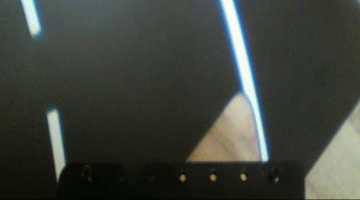
#> input picture frame 3 of output.avi, 360 x 200 px, given in place of the camera
$ python test_on_video.py   (older library calls are emulated)
#> lines starting #> are read from the running program, lines starting #| are printed output that depends on the picture; after the words box and inside, x2 and y2 are one past the last pixel; in counts of white or black regions, pixels touching at a corner belong together; long printed decimals are rounded
### reg_line1.py
from time import sleep
import os
import cv2
import math
import numpy as np
import time
class RegLine:
    def __init__(self, img_size = [200, 360]):
        self.img_size = img_size
        self.points = []
        # self.src = np.float32([[20, 200],
        #           [350, 200],
        #           [275, 120],
        #           [85, 120]])
        # self.src = np.float32([[10, 200],
        #           [350, 200],
        #           [275, 120],
        #           [85, 120]])
        # self.src = np.float32([[0, 200],
        #           [360, 200],
        #           [310, 120


        #           [50, 120]])

        #good
        # self.src = np.float32([[0, 200],
        #           [360, 200],
        #           [310, 120],
        #           [50, 120]])

        # self.src = np.float32([[0, 200],
        #           [360, 200],
        #           [300, 100],
        #           [60, 100]])

        self.src = np.float32([[0, 200],
                  [360, 200],
                  [300, 120],
                  [60, 120]])

        # self.src = np.float32([[0, 299],
        #            [399, 299],
        #            [320, 200],
        #            [80, 200]])

        self.src_draw=np.array(self.src,dtype=np.int32)

        self.dst = np.float32([[0, img_size[0]],
                        [img_size[1], img_size[0]],
                        [img_size[1], 0],
                        [0, 0]])
    def thresh(self, img):

        resized = img.copy()
        r_channel=resized[:,:,2]
        binary=np.zeros_like(r_channel)
        binary[(r_channel>160)]=1
        #if show==True:("r_channel",binary)

        hls=cv2.cvtColor(resized,cv2.COLOR_BGR2HLS)
        s_channel = resized[:, :, 2]
        binary2 = np.zeros_like(s_channel)
        binary2[(s_channel > 160)] = 1

        allBinary= np.zeros_like(binary)
        allBinary[((binary==1)|(binary2==1))]=255

        # th3 = cv2.adaptiveThreshold(cv2.cvtColor(img, cv2.COLOR_BGR2GRAY),255,cv2.ADAPTIVE_THRESH_MEAN_C,\
        #     cv2.THRESH_BINARY_INV,5,2)
        return allBinary
    def wrap(self, img):
        M = cv2.getPerspectiveTransform(self.src, self.dst)
        warped = cv2.warpPerspective(img, M, (self.img_size[1],self.img_size[0]), flags=cv2.INTER_LINEAR)
        return warped

    def reg_line(self, img, show=False):
        allBinary = cv2.resize(img.copy(), (self.img_size[1], self.img_size[0]))
        # [15 lines of commented-out code are left out]
        if show==True:
            cv2.imshow("binary",allBinary)


        allBinary_visual=allBinary.copy()

        if show==True:
            cv2.polylines(allBinary_visual,[self.src_draw],True,255)
            cv2.imshow("polygon", allBinary_visual)

        # M = cv2.getPerspectiveTransform(self.src, self.dst)
        warped = self.wrap(allBinary)
        # warped = cv2.resize(warped, (80, 50))
        img_to = warped.copy()
        pt = time.time()
        # warped =
        # warped = cv2.adaptiveThreshold(cv2.cvtColor(warped, cv2.COLOR_BGR2GRAY),255,cv2.ADAPTIVE_THRESH_GAUSSIAN_C,\
        #     cv2.THRESH_BINARY_INV,5,2)
        warped = cv2.cvtColor(warped, cv2.COLOR_BGR2GRAY)
        # _, warped = cv2.threshold(warped, 0, 255, cv2.THRESH_BINARY_INV+cv2.THRESH_OTSU)
        warped[(warped < 100)] = 100
        img_blur = cv2.medianBlur(warped, 5)
        if show==True:
            cv2.imshow("warpedq",img_blur)
        # cv2.imshow("warped1",warped)
        # warped = cv2.adaptiveThreshold(warped,255,cv2.ADAPTIVE_THRESH_MEAN_C,\
        #     cv2.THRESH_BINARY_INV,5,2)

        warped = cv2.adaptiveThreshold(img_blur,255,cv2.ADAPTIVE_THRESH_GAUSSIAN_C,\
            cv2.THRESH_BINARY_INV,5,2)

        # element = cv2.getStructuringElement(cv2.MORPH_RECT, (1, 1))
        # kernel = np.ones((10,10),np.uint8)
        warped = cv2.erode(warped, np.ones((1,1),np.uint8))
        # [4 lines of commented-out code are left out]
        warped = cv2.medianBlur(warped, 3)
        if show==True:
            cv2.imshow("warped",warped)

        histogram = np.sum(warped[warped.shape[0]//2:,:],axis=0)

        midpoint = histogram.shape[0]//2
        IndWhitestColumnL = np.argmax(histogram[:midpoint])
        IndWhitestColumnR = np.argmax(histogram[midpoint:])+midpoint
        warped_visual = warped.copy()
        if show==True:
            cv2.line(warped_visual, (IndWhitestColumnL,0), (IndWhitestColumnL,warped_visual.shape[0]), 110, 2)
            cv2.line(warped_visual, (IndWhitestColumnR, 0), (IndWhitestColumnR, warped_visual.shape[0]), 110, 2)
            cv2.imshow("WitestColumn",warped_visual)

        nwindows = 8
        window_height = np.int(warped.shape[0]/nwindows)
        window_half_width = 60 #60

        XCenterLeftWindow = IndWhitestColumnL
        XCenterRightWindow = IndWhitestColumnR

        left_lane_inds = np.array([],dtype=np.int16)
        right_lane_inds = np.array([], dtype=np.int16)

        out_img = np.dstack((warped, warped, warped))

        nonzero = warped.nonzero()
        WhitePixelIndY = np.array(nonzero[0])
        WhitePixelIndX = np.array(nonzero[1])

        for window in range(nwindows):

            win_y1 = warped.shape[0] - (window+1) * window_height
            win_y2 = warped.shape[0] - (window) * window_height

            left_win_x1 = XCenterLeftWindow - window_half_width
            left_win_x2 = XCenterLeftWindow + window_half_width
            right_win_x1 = XCenterRightWindow - window_half_width
            right_win_x2 = XCenterRightWindow + window_half_width

            if show==True:
                cv2.rectangle(out_img, (left_win_x1,win_y1),(left_win_x2,win_y2),(50 + window *21,0,0),2)
                cv2.rectangle(out_img, (right_win_x1, win_y1), (right_win_x2, win_y2), (0, 0, 50 + window * 21), 2)
                cv2.imshow("windows",out_img)

            good_left_inds = ((WhitePixelIndY>=win_y1) & (WhitePixelIndY<=win_y2) &
            (WhitePixelIndX >= left_win_x1) & (WhitePixelIndX <= left_win_x2)).nonzero()[0]

            good_right_inds = ((WhitePixelIndY >= win_y1) & (WhitePixelIndY <= win_y2) &
                            (WhitePixelIndX >= right_win_x1) & (WhitePixelIndX <= right_win_x2)).nonzero()[0]

            left_lane_inds = np.concatenate((left_lane_inds,good_left_inds))
            right_lane_inds = np.concatenate((right_lane_inds, good_right_inds))

            if len(good_left_inds) > 50:
                XCenterLeftWindow = np.int(np.mean(WhitePixelIndX[good_left_inds]))
            if len(good_right_inds) > 50:
                XCenterRightWindow = np.int(np.mean(WhitePixelIndX[good_right_inds]))


        out_img[WhitePixelIndY[left_lane_inds],WhitePixelIndX[left_lane_inds]]=[255,0,0]
        out_img[WhitePixelIndY[right_lane_inds], WhitePixelIndX[right_lane_inds]] = [0, 0, 255]
        if show==True:
            cv2.imshow("Lane",out_img)

        leftx=WhitePixelIndX[left_lane_inds]
        lefty = WhitePixelIndY[left_lane_inds]
        rightx = WhitePixelIndX[right_lane_inds]
        righty = WhitePixelIndY[right_lane_inds]
        center_fit = []
        if (len(lefty) > 10) and (len(leftx) > 10) and (len(righty) > 10) and (len(rightx) > 10):
            left_fit=np.polyfit(lefty,leftx,2)
            right_fit=np.polyfit(righty, rightx, 2)

            center_fit = ((left_fit+right_fit)/2)
            self.points = []
            for ver_ind in range(out_img.shape[0]):
                gor_ind = ((center_fit[0]) * (ver_ind ** 2) +
                            center_fit[1] * ver_ind +
                            center_fit[2])

                # cv2.circle(out_img,(int(gor_ind),int(ver_ind)),2,(255,0,255),1)
                self.points.append([gor_ind, ver_ind])

        p_s = len(self.points)
        err = 0
        err2 = 0
        qq = p_s//8*5
        xxx1 = 0
        xxx2 = 0
        if (p_s > 0):

            cv2.circle(out_img,(int(self.points[qq-1][0]),int(self.points[qq-1][1])),2,(0,80,255),1)
            cv2.circle(out_img,(int(self.points[p_s-1][0]),int(self.points[p_s-1][1])),2,(0,255,255),1)
            err2 = self.img_size[1]//2-(self.points[p_s-1][0]+self.points[qq-1][0])/2
            err = self.points[p_s-1][0]-self.points[qq-1][0]
            xxx1 = self.img_size[1]//2 - self.points[p_s-1][0]
            xxx2 = self.img_size[1]//2 - self.points[qq-1][0]
        # [5 lines of commented-out code are left out]
        su2 = 0
        ccc = self.img_size[1]//2
        if (p_s > 0):
            ccc = (self.points[p_s-1][0]+self.points[qq-1][0])//2
        ccc = self.img_size[1]//2
        yyyyy= 70

        crop2 = warped[yyyyy:yyyyy+80, int(ccc-40):int(ccc+32)]
        cv2.circle(out_img,(int(ccc),int((yyyyy + yyyyy+ 70)/2)),2,(0,255,255),3)
        su2 = np.sum(crop2[:, :])
        yyyyy= 0
        # [7 lines of commented-out code are left out]
        if (err < -80 or err > 80) or (su2 > 75000): #1866213
            err = 0
            err2 = 0
        if show==True:
            cv2.imshow("CenterLine",out_img)
        return err/(self.img_size[1]/2), err2/(self.img_size[1]/2), out_img, su2, img_to, xxx1/(self.img_size[1]/2), xxx2/(self.img_size[1]/2), pt

### test_on_video.py
import cv2
import numpy as np
from reg_line1 import *
rl = RegLine()
import time
cap  = cv2.VideoCapture(2)
fourcc = cv2.VideoWriter_fourcc(*'XVID')
out = cv2.VideoWriter('output.avi',fourcc, 24.0, (360,200))
ret = True
c = 0
ccc = 0
med = 0
while ret:
    ret, frame = cap.read()
#> frame is the input picture: shape (200, 360, 3); mean B, G, R 60.8, 66.9, 63.2
    if ret == False:
        break
    frame = cv2.resize(frame, (360, 200))
    #cv2.imshow("frame", frame)
    th = rl.thresh(frame)
#> in thresh, `hls=cv2.cvtColor(resized,cv2.COLOR_BGR2HLS)`: hls: shape (200, 360, 3); mean of channels 0, 1, 2 47.1, 63.1, 29.7
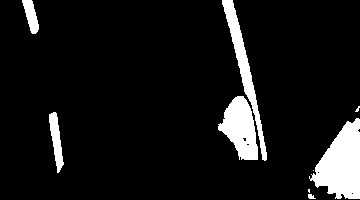
#> th: shape (200, 360); 8.8% white; 9 white regions (3 under 20 px), largest, box (x1, y1, x2, y2) and area: (309, 118, 360, 199) 2562, (218, 96, 258, 160) 1583, (222, 0, 267, 161) 1379, (49, 112, 64, 173) 466, (22, 0, 39, 34) 328, (308, 194, 316, 199) 28
    # th3 = cv2.adaptiveThreshold(cv2.cvtColor(frame, cv2.COLOR_BGR2GRAY),255,cv2.ADAPTIVE_THRESH_MEAN_C,\
    #         cv2.THRESH_BINARY_INV,5,2)
    # cv2.imshow("th", th)

    e, e2, _, su, img_to, x1, x2, pt= rl.reg_line(frame, show=True)
#> in reg_line, `cv2.polylines(allBinary_visual,[self.src_draw],True,255)`: allBinary_visual: shape (200, 360, 3); 0.55% of pixels changed, all inside (x1, y1, x2, y2) = (0, 120, 360, 200)
#> in reg_line, `warped = cv2.adaptiveThreshold(img_blur,255,cv2.ADAPTIVE_THRESH_GAUSSI..`: warped: shape (200, 360); 2.6% white in thin lines or dots
#> in reg_line, `warped = cv2.medianBlur(warped, 3)`:
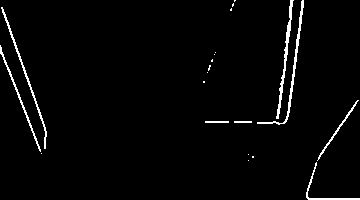
#> warped: shape (200, 360); 2.4% white in thin lines or dots
#> in reg_line, `histogram = np.sum(warped[warped.shape[0]//2:,:],axis=0)`: histogram = 360 values, max 5610 at index 45, min 0 at index 0, mean 553.2
#> in reg_line, `IndWhitestColumnL = np.argmax(histogram[:midpoint])`: IndWhitestColumnL = 45
#> in reg_line, `IndWhitestColumnR = np.argmax(histogram[midpoint:])+midpoint`: IndWhitestColumnR = 278
#> in reg_line, `cv2.line(warped_visual, (IndWhitestColumnR, 0), (IndWhitestColumnR, wa..`:
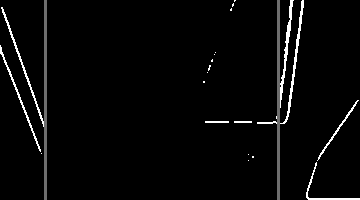
#> warped_visual: shape (200, 360); min 0, max 255, mean 7.5
#> in reg_line, `XCenterLeftWindow = IndWhitestColumnL`: XCenterLeftWindow = 45
#> in reg_line, `XCenterRightWindow = IndWhitestColumnR`: XCenterRightWindow = 278
#> in reg_line, `out_img = np.dstack((warped, warped, warped))`: out_img: shape (200, 360, 3); 2.4% white in thin lines or dots
#> in reg_line, `nonzero = warped.nonzero()`: nonzero = 1707 positions, rows 0 to 199, columns 0 to 359
#> in reg_line, `WhitePixelIndY = np.array(nonzero[0])`: WhitePixelIndY = 1707 values from 0 to 199
#> in reg_line, `WhitePixelIndX = np.array(nonzero[1])`: WhitePixelIndX = 1707 values, max 359 at index 1654, min 0 at index 368, mean 206.6
#> the loop in reg_line, `for window in range(nwindows): ` made 8 passes
#> (left_win_x1, left_win_x2, right_win_x1, right_win_x2, XCenterLeftWindow, XCenterRightWindow) on passes 3 to 7: (-15, 105, 256, 376, 39, 331), (-21, 99, 271, 391, 32, 303), (-28, 92, 243, 363, 22, 286), (-38, 82, 226, 346, 13, 289), (-47, 73, 229, 349, 10, 291)
#> (left_win_x1, left_win_x2, right_win_x1, right_win_x2, XCenterRightWindow) on passes 1, 8: (-15, 105, 218, 338, 316), (-50, 70, 231, 351, 290)
#> pass 1, in reg_line, `cv2.imshow("windows",out_img)`:
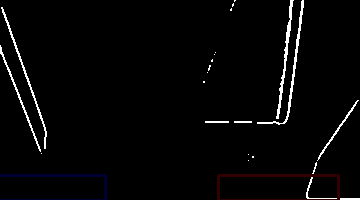
#> window 'windows': shape (200, 360, 3); mean B, G, R 6.2, 5.9, 6.3
#> after the loop in reg_line, `for window in range(nwindows):`:
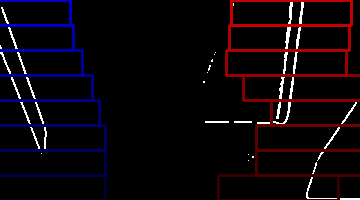
#> out_img: shape (200, 360, 3); mean of channels 0, 1, 2 10.2, 5.3, 12.2; drawn as B, G, R
#> after the loop in reg_line, `for window in range(nwindows):`: left_lane_inds = 568 values, max 1512 at index 3, min 52 at index 524, mean 809.6; right_lane_inds = 1009 values, max 1685 at index 108, min 0 at index 850, mean 799.8
#> in reg_line, `out_img[WhitePixelIndY[right_lane_inds], WhitePixelIndX[right_lane_ind..`:
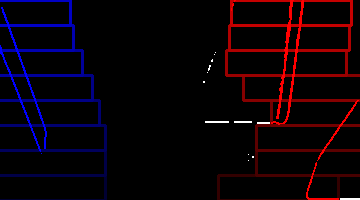
#> out_img: shape (200, 360, 3); mean of channels 0, 1, 2 7.4, 0.6, 10.7; drawn as B, G, R
#> in reg_line, `leftx=WhitePixelIndX[left_lane_inds]`: leftx = 568 values, max 46 at index 32, min 0 at index 335, mean 22.88
#> in reg_line, `lefty = WhitePixelIndY[left_lane_inds]`: lefty = 568 values, max 153 at index 3, min 7 at index 524, mean 85.03
#> in reg_line, `rightx = WhitePixelIndX[right_lane_inds]`: rightx = 1009 values, max 358 at index 225, min 231 at index 908, mean 299.4
#> in reg_line, `righty = WhitePixelIndY[right_lane_inds]`: righty = 1009 values, max 199 at index 78, min 0 at index 850, mean 87.17
#> in reg_line, `left_fit=np.polyfit(lefty,leftx,2)`: left_fit = [0.000759, 0.177, 1.23]
#> in reg_line, `right_fit=np.polyfit(righty, rightx, 2)`: right_fit = [0.000605, 0.0648, 287.2]
#> in reg_line, `center_fit = ((left_fit+right_fit)/2)`: center_fit = [0.000682, 0.121, 144.2]
#> the loop in reg_line, `for ver_ind in range(out_img.shape[0]):` made 200 passes
#> gor_ind on passes 1 to 3: 144.2, 144.3, 144.5
#> after the loop in reg_line, `for ver_ind in range(out_img.shape[0]):`: self.points = 200 pairs, first value 144.2 to 195.3, second value 0 to 199
#> in reg_line, `p_s = len(self.points)`: p_s = 200
#> in reg_line, `qq = p_s//8*5`: qq = 125
#> in reg_line, `cv2.circle(out_img,(int(self.points[qq-1][0]),int(self.points[qq-1][1]..`: out_img: shape (200, 360, 3); 0.01% of pixels changed, all inside (x1, y1, x2, y2) = (167, 122, 172, 127)
#> in reg_line, `cv2.circle(out_img,(int(self.points[p_s-1][0]),int(self.points[p_s-1][..`: out_img: shape (200, 360, 3); mean of channels 0, 1, 2 7.4, 0.7, 10.8
#> in reg_line, `err2 = self.img_size[1]//2-(self.points[p_s-1][0]+self.points[qq-1][0]..`: err2 = -2.49
#> in reg_line, `err = self.points[p_s-1][0]-self.points[qq-1][0]`: err = 25.59
#> in reg_line, `xxx1 = self.img_size[1]//2 - self.points[p_s-1][0]`: xxx1 = -15.29
#> in reg_line, `xxx2 = self.img_size[1]//2 - self.points[qq-1][0]`: xxx2 = 10.3
#> in reg_line, `ccc = (self.points[p_s-1][0]+self.points[qq-1][0])//2`: ccc = 182
#> in reg_line, `crop2 = warped[yyyyy:yyyyy+80, int(ccc-40):int(ccc+32)]`:
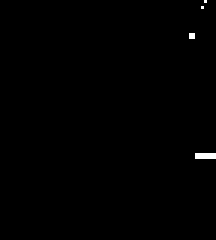
#> crop2: shape (80, 72) (shown 3 times larger); 0.35% white in thin lines or dots, all inside (x1, y1, x2, y2) = (63, 0, 72, 53)
#> in reg_line, `cv2.circle(out_img,(int(ccc),int((yyyyy + yyyyy+ 70)/2)),2,(0,255,255)..`: out_img: shape (200, 360, 3); mean of channels 0, 1, 2 7.4, 0.8, 10.9
#> in reg_line, `su2 = np.sum(crop2[:, :])`: su2 = 5100
#> e = 0.142; e2 = -0.0138; su = 5100; x1 = -0.0849; x2 = 0.0572; pt = 1.8e+09
    print(e, e2, su)
#| 0.1422 -0.01385 5100
    c+=1
    med += time.time() - pt


    # [9 lines of commented-out code are left out]
    out.write(img_to)
    if cv2.waitKey(1) == ord('q'):
#> (key q is pressed here)
        break
print(1 / (med / c))
#| 13.088
#0.001124315877114573
#full 0.003162892817267709
cv2.destroyAllWindows()
cap.release()
out.release()

$ run again, starting later in the video
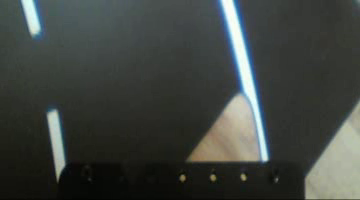
#> input picture frame 15 of output.avi, 360 x 200 px, given in place of the camera
#> frame is the input picture: shape (200, 360, 3); mean B, G, R 64.4, 68.4, 63.7
#> hls: shape (200, 360, 3); mean of channels 0, 1, 2 55.4, 65.2, 26.7
#> th: shape (200, 360); 8.8% white; 9 white regions (4 under 20 px), largest, box (x1, y1, x2, y2) and area: (311, 116, 360, 199) 2572, (218, 96, 258, 160) 1559, (222, 0, 267, 161) 1364, (49, 112, 64, 173) 463, (22, 0, 39, 34) 321
#> allBinary_visual: shape (200, 360, 3); 0.55% of pixels changed, all inside (x1, y1, x2, y2) = (0, 120, 360, 200)
#> histogram = 360 values, max 6885 at index 45, min 0 at index 0, mean 563.8
#> IndWhitestColumnL = 45
#> IndWhitestColumnR = 278
#> in reg_line, `XCenterLeftWindow = IndWhitestColumnL`: XCenterLeftWindow = 45
#> in reg_line, `XCenterRightWindow = IndWhitestColumnR`: XCenterRightWindow = 278
#> nonzero = 1707 positions, rows 0 to 199, columns 0 to 359
#> WhitePixelIndY = 1707 values from 0 to 199
#> WhitePixelIndX = 1707 values, max 359 at index 921, min 0 at index 359, mean 203.9
#> the loop in reg_line, `for window in range(nwindows): ` made 8 passes
#> (left_win_x1, left_win_x2, right_win_x1, right_win_x2, XCenterLeftWindow, XCenterRightWindow) on passes 3 to 7: (-15, 105, 256, 376, 39, 331), (-21, 99, 271, 391, 32, 305), (-28, 92, 245, 365, 22, 287), (-38, 82, 227, 347, 13, 289), (-47, 73, 229, 349, 10, 292)
#> after the loop in reg_line, `for window in range(nwindows):`:
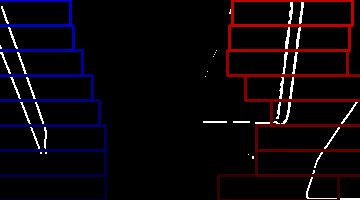
#> out_img: shape (200, 360, 3); mean of channels 0, 1, 2 10.2, 5.3, 12.2; drawn as B, G, R
#> after the loop in reg_line, `for window in range(nwindows):`: left_lane_inds = 594 values, max 1507 at index 14, min 37 at index 548, mean 810.6; right_lane_inds = 993 values, max 1685 at index 109, min 0 at index 846, mean 803.2
#> in reg_line, `out_img[WhitePixelIndY[right_lane_inds], WhitePixelIndX[right_lane_ind..`:
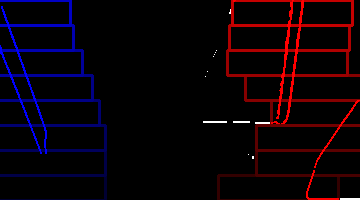
#> out_img: shape (200, 360, 3); mean of channels 0, 1, 2 7.5, 0.6, 10.6; drawn as B, G, R
#> leftx = 594 values, max 46 at index 3, min 0 at index 354, mean 23.27
#> lefty = 594 values, max 153 at index 11, min 6 at index 548, mean 86.17
#> rightx = 993 values, max 359 at index 227, min 233 at index 846, mean 300.3
#> righty = 993 values, max 199 at index 79, min 0 at index 846, mean 88.59
#> left_fit = [0.000762, 0.176, 1.25]
#> right_fit = [0.000682, 0.04, 289.3]
#> center_fit = [0.000722, 0.108, 145.3]
#> the loop in reg_line, `for ver_ind in range(out_img.shape[0]):` made 200 passes
#> gor_ind on passes 1 to 3: 145.3, 145.4, 145.5
#> after the loop in reg_line, `for ver_ind in range(out_img.shape[0]):`: self.points = 200 pairs, first value 145.3 to 195.4, second value 0 to 199
#> p_s = 200
#> qq = 125
#> err2 = -2.58
#> err = 25.61
#> xxx1 = -15.38
#> xxx2 = 10.22
#> ccc = 182
#> crop2: shape (80, 72); 0.35% white in thin lines or dots, all inside (x1, y1, x2, y2) = (63, 1, 72, 53)
#> su2 = 5100
#> e = 0.142; e2 = -0.0143; su = 5100; x1 = -0.0855; x2 = 0.0568; pt = 1.8e+09
#| 0.1423 -0.01434 5100
#| 14.639

$ run again, starting later in the video
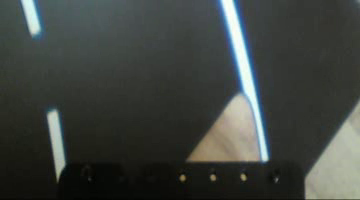
#> input picture frame 27 of output.avi, 360 x 200 px, given in place of the camera
#> frame is the input picture: shape (200, 360, 3); mean B, G, R 64, 68, 63.4
#> hls: shape (200, 360, 3); mean of channels 0, 1, 2 54.8, 64.9, 26.5
#> th: shape (200, 360); 8.7% white; 10 white regions (5 under 20 px), largest, box (x1, y1, x2, y2) and area: (311, 116, 360, 199) 2528, (218, 96, 258, 161) 1575, (222, 0, 267, 161) 1361, (49, 112, 64, 174) 457, (22, 0, 39, 34) 320
#> allBinary_visual: shape (200, 360, 3); 0.55% of pixels changed, all inside (x1, y1, x2, y2) = (0, 120, 360, 200)
#> histogram = 360 values, max 6630 at index 45, min 0 at index 0, mean 560.3
#> IndWhitestColumnL = 45
#> IndWhitestColumnR = 278
#> in reg_line, `XCenterLeftWindow = IndWhitestColumnL`: XCenterLeftWindow = 45
#> in reg_line, `XCenterRightWindow = IndWhitestColumnR`: XCenterRightWindow = 278
#> nonzero = 1692 positions, rows 0 to 199, columns 0 to 359
#> WhitePixelIndY = 1692 values from 0 to 199
#> WhitePixelIndX = 1692 values, max 359 at index 912, min 0 at index 349, mean 204.6
#> the loop in reg_line, `for window in range(nwindows): ` made 8 passes
#> (left_win_x1, left_win_x2, right_win_x1, right_win_x2, XCenterLeftWindow, XCenterRightWindow) on passes 3 to 7: (-15, 105, 256, 376, 39, 331), (-21, 99, 271, 391, 32, 304), (-28, 92, 244, 364, 22, 286), (-38, 82, 226, 346, 13, 289), (-47, 73, 229, 349, 10, 292)
#> after the loop in reg_line, `for window in range(nwindows):`:
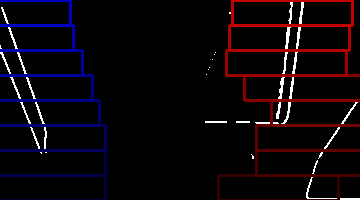
#> out_img: shape (200, 360, 3); mean of channels 0, 1, 2 10.1, 5.2, 12.1; drawn as B, G, R
#> after the loop in reg_line, `for window in range(nwindows):`: left_lane_inds = 585 values, max 1495 at index 12, min 48 at index 543, mean 804.2; right_lane_inds = 998 values, max 1670 at index 107, min 0 at index 855, mean 797.2
#> in reg_line, `out_img[WhitePixelIndY[right_lane_inds], WhitePixelIndX[right_lane_ind..`:
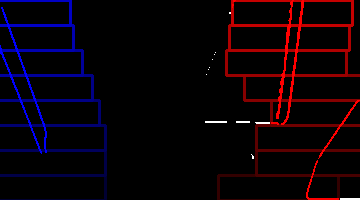
#> out_img: shape (200, 360, 3); mean of channels 0, 1, 2 7.4, 0.6, 10.6; drawn as B, G, R
#> leftx = 585 values, max 46 at index 3, min 0 at index 353, mean 23.45
#> lefty = 585 values, max 153 at index 12, min 7 at index 543, mean 86.71
#> rightx = 998 values, max 359 at index 224, min 232 at index 881, mean 299.7
#> righty = 998 values, max 199 at index 77, min 0 at index 855, mean 88.95
#> left_fit = [0.000732, 0.182, 1.07]
#> right_fit = [0.000608, 0.0624, 287.4]
#> center_fit = [0.00067, 0.122, 144.2]
#> the loop in reg_line, `for ver_ind in range(out_img.shape[0]):` made 200 passes
#> gor_ind on passes 1 to 3: 144.2, 144.4, 144.5
#> after the loop in reg_line, `for ver_ind in range(out_img.shape[0]):`: self.points = 200 pairs, first value 144.2 to 195.1, second value 0 to 199
#> p_s = 200
#> qq = 125
#> err2 = -2.39
#> err = 25.39
#> xxx1 = -15.09
#> xxx2 = 10.31
#> ccc = 182
#> crop2: shape (80, 72); 0.26% white in thin lines or dots, all inside (x1, y1, x2, y2) = (65, 4, 72, 53)
#> su2 = 3825
#> e = 0.141; e2 = -0.0133; su = 3825; x1 = -0.0838; x2 = 0.0573; pt = 1.8e+09
#| 0.1411 -0.01328 3825
#| 11.741
